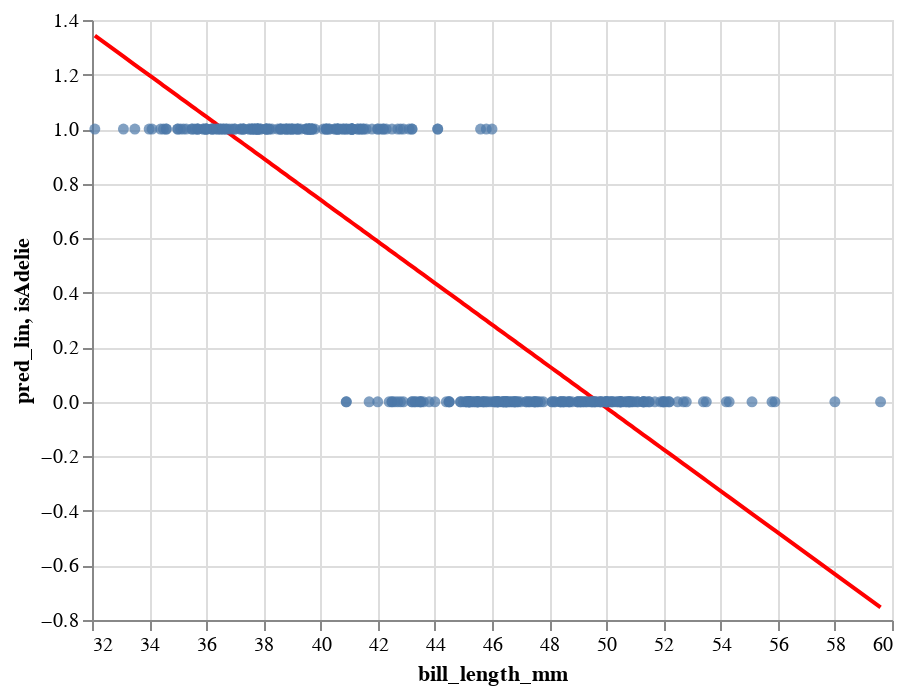

Notebook source saved alongside this figure:
### Markdown cell above
* Display `c2` layered on top of `c` from above.

### Code cell
c2 + c

### Figure 1 — Vega-Lite specification as saved in the notebook (floating-point values rounded to 4 significant figures; data arrays with more than 128 entries replaced by an {"elided": "..."} marker saying what was removed)
{"config": {"view": {"continuousWidth": 400, "continuousHeight": 300}}, "layer": [{"mark": {"type": "line", "color": "red"}, "encoding": {"x": {"field": "bill_length_mm", "type": "quantitative"}, "y": {"field": "pred_lin", "type": "quantitative"}}}, {"mark": "circle", "encoding": {"x": {"field": "bill_length_mm", "type": "quantitative"}, "y": {"field": "isAdelie", "type": "quantitative"}}}], "data": {"name": "data-7f7de680903a871d607df14a9bc4a4ab"}, "$schema": "https://vega.github.io/schema/vega-lite/v4.17.0.json", "datasets": {"data-7f7de680903a871d607df14a9bc4a4ab": {"elided": "342 records"}}}
